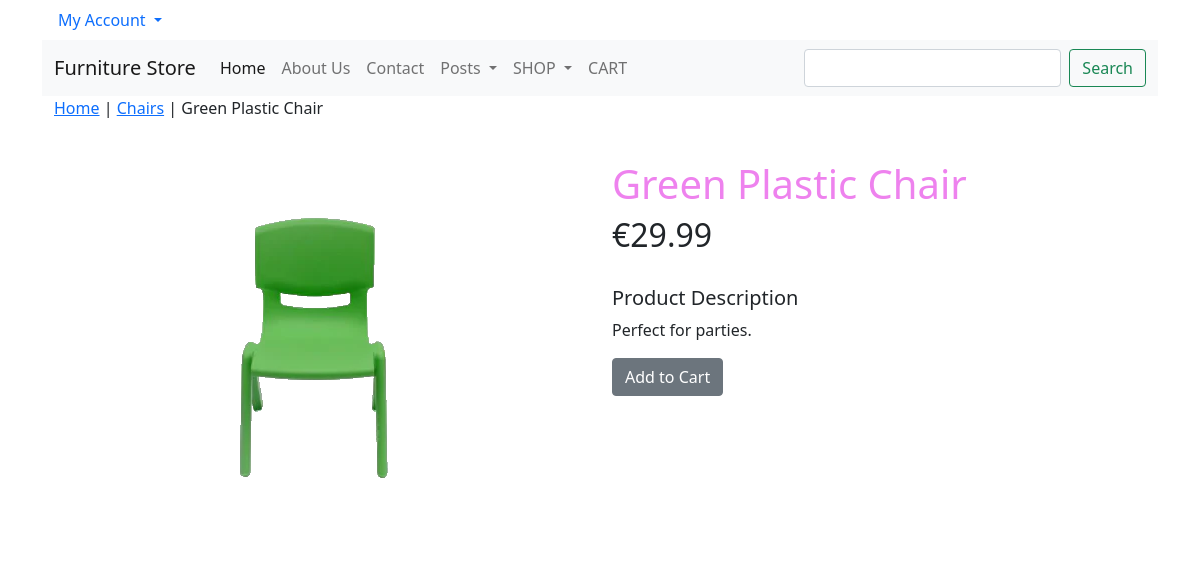
/8061d6a3-90b3-4df7-b934-017ea9ec8078/e267b3ab-b760-4ff7-9c11-36d182839444/, run on an earlier commit of the app's database.
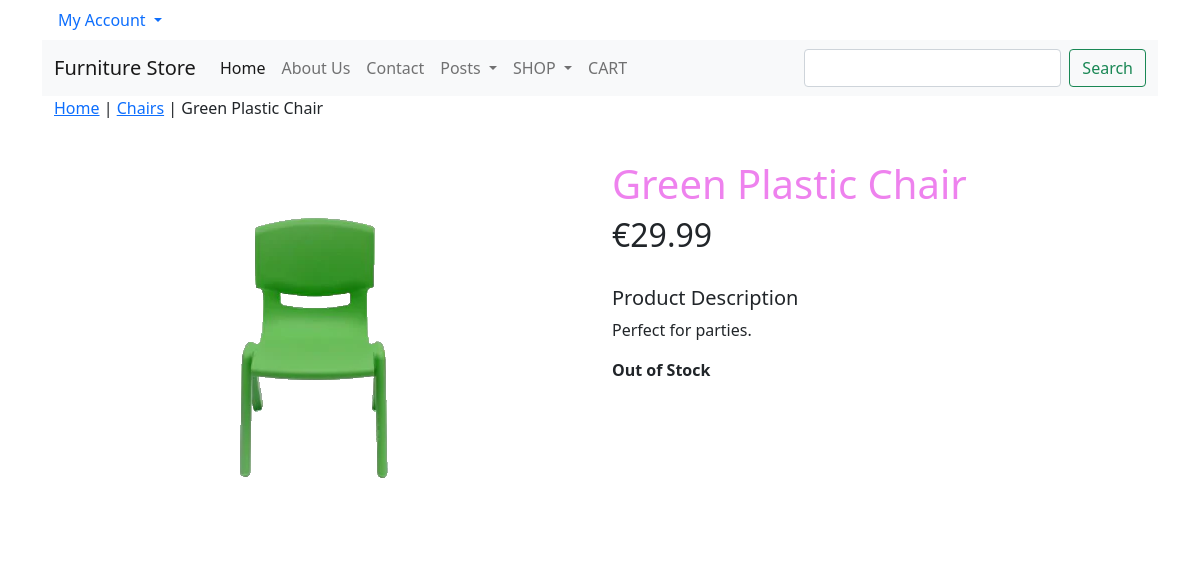
And on a later commit of the database.
### shop/views.py (the view)
# urls.py: path('<uuid:category_id>/<uuid:product_id>/', views.product_detail, name = 'product_detail'),
def product_detail(request, category_id, product_id):
    product = get_object_or_404(Product, category_id=category_id, id=product_id)
    return render(request, 'product.html', {'product': product})

### cart/context_processors.py (called while the page is built)
def counter(request):
    item_count = 0
    if 'admin' in request.path:
        return {}
    else:
        try:
            cart = Cart.objects.filter(cart_id=_cart_id(request))
            cart_items = CartItem.objects.all().filter(cart=cart[:1])
            for cart_item in cart_items:
                item_count += cart_item.quantity
        except Cart.DoesNotExist:
            item_count = 0
    return {'item_count':item_count}

### cart/views.py (called while the page is built)
def _cart_id(request):
    cart = request.session.session_key
    if not cart:
        cart = request.session.create()
    return cart

### shop/context_processors.py (called while the page is built)
def menu_links(request):
    links = Category.objects.all()
    return {'links':links}

### shop/models.py (called while the page is built)
    def get_absolute_url(self):
        return reverse('products_by_category', args=[self.id])

    def __str__(self):
        return self.name

### templates/product.html (shortened to what this page needs)
{% extends "base.html" %}
{% load static %}
{% load crispy_forms_tags%}
{% block content %}
 <div class = "row my_prod_row_class">
 <div class = "mx-auto">
 <p><a class = "a_hover_color" href="{% url 'all_products' %}">Home</a> | <a class = "a_hover_color" href="{{product.category.get_url }}">{{product.category}}</a> | {{product.name}}</p>
 </div>
 <div class="container">
 <br>
 <div class="row">
 <div class="col-12 col-sm-12 col-md-12 col-lg-6 text-center">
 <div class="mid-width: 18rem;">
 <img class="prod_img" src="{{product.image.url}}" alt="{{product.name}}">
 </div>
 </div>
 <div class="col-12 col-sm-12 col-md-12 col-lg-6">
 <div class="left-pad">
 <h1 class="my_prod_title">{{product.name}}</h1>
 <h2>€{{product.price}}</h2>
 <br>
 <h5 class="my_title">Product Description</h5>
 <p class="text-justify my_prod_text">{{product.description}}</p>
 {% if product.stock == 0%}
    <p><b>Out of Stock</b></p>
    {% else %}
    <a class="cart-button btn btn-secondary" href="{% url 'cart:add_cart' product.id %}">Add to Cart</a>
    {% endif %}
    <br>
 </div>
 </div>
 </div>
 </div>
 </div>
{% endblock %}

What changed in the data, as far as the page shows it:
changed Product "Green Plastic Chair": stock 5 → 0 (drawn)
Also different on the page:
text no longer shown: "Add to Cart"
text now shown: "Out of Stock"
